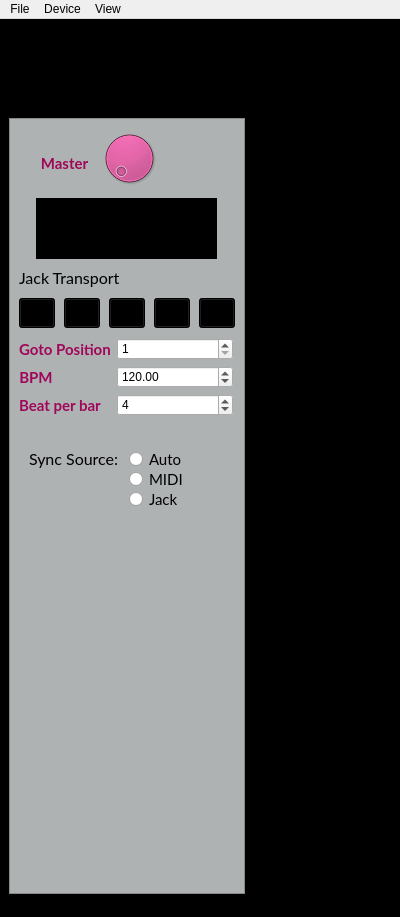
<?xml version="1.0" encoding="UTF-8"?>
<ui version="4.0">
 <class>MainWindow</class>
 <widget class="QMainWindow" name="MainWindow">
  <property name="geometry">
   <rect>
    <x>0</x>
    <y>0</y>
    <width>400</width>
    <height>917</height>
   </rect>
  </property>
  <property name="sizePolicy">
   <sizepolicy hsizetype="MinimumExpanding" vsizetype="MinimumExpanding">
    <horstretch>0</horstretch>
    <verstretch>0</verstretch>
   </sizepolicy>
  </property>
  <property name="windowTitle">
   <string>Super Boucle</string>
  </property>
  <property name="windowIcon">
   <iconset resource="gui.qrc">
    <normaloff>:/icons/icons/icon.png</normaloff>:/icons/icons/icon.png</iconset>
  </property>
  <property name="styleSheet">
   <string notr="true">QMainWindow {background-color: black;}</string>
  </property>
  <widget class="QWidget" name="centralwidget">
   <property name="sizePolicy">
    <sizepolicy hsizetype="MinimumExpanding" vsizetype="MinimumExpanding">
     <horstretch>0</horstretch>
     <verstretch>0</verstretch>
    </sizepolicy>
   </property>
   <property name="styleSheet">
    <string notr="true">#centralwidget {background-color: Black;}</string>
   </property>
   <layout class="QHBoxLayout" name="horizontalLayout" stretch="0,9">
    <property name="spacing">
     <number>6</number>
    </property>
    <property name="sizeConstraint">
     <enum>QLayout::SetFixedSize</enum>
    </property>
    <item>
     <layout class="QVBoxLayout" name="verticalLayout" stretch="0">
      <property name="sizeConstraint">
       <enum>QLayout::SetMinimumSize</enum>
      </property>
      <item>
       <widget class="QFrame" name="frame_out">
        <property name="sizePolicy">
         <sizepolicy hsizetype="Minimum" vsizetype="Minimum">
          <horstretch>0</horstretch>
          <verstretch>0</verstretch>
         </sizepolicy>
        </property>
        <property name="minimumSize">
         <size>
          <width>236</width>
          <height>875</height>
         </size>
        </property>
        <property name="frameShape">
         <enum>QFrame::NoFrame</enum>
        </property>
        <property name="frameShadow">
         <enum>QFrame::Raised</enum>
        </property>
        <widget class="QLabel" name="label_7">
         <property name="geometry">
          <rect>
           <x>50</x>
           <y>0</y>
           <width>120</width>
           <height>85</height>
          </rect>
         </property>
         <property name="sizePolicy">
          <sizepolicy hsizetype="Fixed" vsizetype="Fixed">
           <horstretch>0</horstretch>
           <verstretch>0</verstretch>
          </sizepolicy>
         </property>
         <property name="text">
          <string notr="true"/>
         </property>
         <property name="pixmap">
          <pixmap resource="gui.qrc">:/icons/icons/logo.png</pixmap>
         </property>
         <property name="alignment">
          <set>Qt::AlignCenter</set>
         </property>
        </widget>
        <widget class="QFrame" name="frame_in">
         <property name="geometry">
          <rect>
           <x>0</x>
           <y>90</y>
           <width>236</width>
           <height>776</height>
          </rect>
         </property>
         <property name="styleSheet">
          <string notr="true">#frame_in {
background-color: rgb(175, 178, 178);}</string>
         </property>
         <property name="frameShape">
          <enum>QFrame::StyledPanel</enum>
         </property>
         <property name="frameShadow">
          <enum>QFrame::Raised</enum>
         </property>
         <property name="lineWidth">
          <number>0</number>
         </property>
         <widget class="QSuperDial" name="master_volume">
          <property name="geometry">
           <rect>
            <x>90</x>
            <y>10</y>
            <width>60</width>
            <height>60</height>
           </rect>
          </property>
          <property name="maximumSize">
           <size>
            <width>60</width>
            <height>60</height>
           </size>
          </property>
          <property name="styleSheet">
           <string notr="true">background-color: rgb(223, 27, 130);
color: black;</string>
          </property>
          <property name="maximum">
           <number>256</number>
          </property>
         </widget>
         <widget class="QLabel" name="master_label">
          <property name="geometry">
           <rect>
            <x>10</x>
            <y>30</y>
            <width>91</width>
            <height>30</height>
           </rect>
          </property>
          <property name="font">
           <font>
            <family>Lato</family>
            <pointsize>11</pointsize>
            <weight>75</weight>
            <bold>true</bold>
            <kerning>true</kerning>
           </font>
          </property>
          <property name="styleSheet">
           <string notr="true">color: rgb(160, 6, 89);</string>
          </property>
          <property name="text">
           <string>Master</string>
          </property>
          <property name="alignment">
           <set>Qt::AlignCenter</set>
          </property>
         </widget>
         <widget class="QPushButton" name="playButton">
          <property name="geometry">
           <rect>
            <x>55</x>
            <y>180</y>
            <width>36</width>
            <height>30</height>
           </rect>
          </property>
          <property name="toolTip">
           <string>Play</string>
          </property>
          <property name="styleSheet">
           <string notr="true">QPushButton {background-color: rgb(0, 0, 0);}
QPushButton:pressed {background-color: rgb(98, 98, 98);}
</string>
          </property>
          <property name="icon">
           <iconset resource="gui.qrc">
            <normaloff>:/icons/icons/white_play_24.png</normaloff>:/icons/icons/white_play_24.png</iconset>
          </property>
          <property name="iconSize">
           <size>
            <width>24</width>
            <height>24</height>
           </size>
          </property>
         </widget>
         <widget class="QPushButton" name="pauseButton">
          <property name="geometry">
           <rect>
            <x>100</x>
            <y>180</y>
            <width>36</width>
            <height>30</height>
           </rect>
          </property>
          <property name="toolTip">
           <string>Pause</string>
          </property>
          <property name="styleSheet">
           <string notr="true">QPushButton {background-color: rgb(0, 0, 0);}
QPushButton:pressed {background-color: rgb(98, 98, 98);}
</string>
          </property>
          <property name="icon">
           <iconset resource="gui.qrc">
            <normaloff>:/icons/icons/white_pause_24.png</normaloff>:/icons/icons/white_pause_24.png</iconset>
          </property>
          <property name="iconSize">
           <size>
            <width>24</width>
            <height>24</height>
           </size>
          </property>
         </widget>
         <widget class="QPushButton" name="rewindButton">
          <property name="geometry">
           <rect>
            <x>10</x>
            <y>180</y>
            <width>36</width>
            <height>30</height>
           </rect>
          </property>
          <property name="toolTip">
           <string>Rewind</string>
          </property>
          <property name="styleSheet">
           <string notr="true">QPushButton {background-color: rgb(0, 0, 0);}
QPushButton:pressed {background-color: rgb(98, 98, 98);}
</string>
          </property>
          <property name="icon">
           <iconset resource="gui.qrc">
            <normaloff>:/icons/icons/white_rewind_24.png</normaloff>:/icons/icons/white_rewind_24.png</iconset>
          </property>
          <property name="iconSize">
           <size>
            <width>24</width>
            <height>24</height>
           </size>
          </property>
         </widget>
         <widget class="QLabel" name="bbtLabel">
          <property name="geometry">
           <rect>
            <x>27</x>
            <y>80</y>
            <width>181</width>
            <height>61</height>
           </rect>
          </property>
          <property name="font">
           <font>
            <family>Lato</family>
            <pointsize>14</pointsize>
            <weight>75</weight>
            <bold>true</bold>
            <kerning>true</kerning>
           </font>
          </property>
          <property name="styleSheet">
           <string notr="true">background-color: black;
color: rgb(0, 255, 0);</string>
          </property>
          <property name="text">
           <string/>
          </property>
          <property name="alignment">
           <set>Qt::AlignCenter</set>
          </property>
         </widget>
         <widget class="QPushButton" name="gotoButton">
          <property name="geometry">
           <rect>
            <x>190</x>
            <y>180</y>
            <width>36</width>
            <height>30</height>
           </rect>
          </property>
          <property name="toolTip">
           <string>Go to</string>
          </property>
          <property name="styleSheet">
           <string notr="true">QPushButton {background-color: rgb(0, 0, 0);}
QPushButton:pressed {background-color: rgb(98, 98, 98);}
</string>
          </property>
          <property name="icon">
           <iconset resource="gui.qrc">
            <normaloff>:/icons/icons/white_goto_24.png</normaloff>:/icons/icons/white_goto_24.png</iconset>
          </property>
          <property name="iconSize">
           <size>
            <width>24</width>
            <height>24</height>
           </size>
          </property>
         </widget>
         <widget class="QWidget" name="formLayoutWidget">
          <property name="geometry">
           <rect>
            <x>10</x>
            <y>220</y>
            <width>214</width>
            <height>91</height>
           </rect>
          </property>
          <layout class="QFormLayout" name="formLayout_2">
           <item row="1" column="0">
            <widget class="QLabel" name="label_10">
             <property name="font">
              <font>
               <family>Lato</family>
               <pointsize>11</pointsize>
               <weight>75</weight>
               <bold>true</bold>
               <kerning>true</kerning>
              </font>
             </property>
             <property name="styleSheet">
              <string notr="true">color: rgb(160, 6, 89);</string>
             </property>
             <property name="text">
              <string>BPM</string>
             </property>
             <property name="alignment">
              <set>Qt::AlignCenter</set>
             </property>
            </widget>
           </item>
           <item row="1" column="1">
            <widget class="QDoubleSpinBox" name="bpm">
             <property name="minimum">
              <double>1.000000000000000</double>
             </property>
             <property name="maximum">
              <double>400.000000000000000</double>
             </property>
             <property name="value">
              <double>120.000000000000000</double>
             </property>
            </widget>
           </item>
           <item row="2" column="0">
            <widget class="QLabel" name="label_11">
             <property name="font">
              <font>
               <family>Lato</family>
               <pointsize>11</pointsize>
               <weight>75</weight>
               <bold>true</bold>
               <kerning>true</kerning>
              </font>
             </property>
             <property name="styleSheet">
              <string notr="true">color: rgb(160, 6, 89);</string>
             </property>
             <property name="text">
              <string>Beat per bar</string>
             </property>
             <property name="alignment">
              <set>Qt::AlignCenter</set>
             </property>
            </widget>
           </item>
           <item row="2" column="1">
            <widget class="QSpinBox" name="beat_per_bar">
             <property name="minimum">
              <number>1</number>
             </property>
             <property name="value">
              <number>4</number>
             </property>
            </widget>
           </item>
           <item row="0" column="0">
            <widget class="QLabel" name="label_12">
             <property name="font">
              <font>
               <family>Lato</family>
               <pointsize>11</pointsize>
               <weight>75</weight>
               <bold>true</bold>
               <kerning>true</kerning>
              </font>
             </property>
             <property name="styleSheet">
              <string notr="true">color: rgb(160, 6, 89);</string>
             </property>
             <property name="text">
              <string>Goto Position</string>
             </property>
             <property name="alignment">
              <set>Qt::AlignCenter</set>
             </property>
            </widget>
           </item>
           <item row="0" column="1">
            <widget class="QSpinBox" name="gotoTarget">
             <property name="minimum">
              <number>1</number>
             </property>
             <property name="maximum">
              <number>999999999</number>
             </property>
            </widget>
           </item>
          </layout>
         </widget>
         <widget class="QPushButton" name="recordButton">
          <property name="geometry">
           <rect>
            <x>145</x>
            <y>180</y>
            <width>36</width>
            <height>30</height>
           </rect>
          </property>
          <property name="toolTip">
           <string>Pause</string>
          </property>
          <property name="styleSheet">
           <string notr="true">QPushButton {background-color: rgb(0, 0, 0);}
QPushButton:pressed {background-color: rgb(98, 98, 98);}
</string>
          </property>
          <property name="icon">
           <iconset resource="gui.qrc">
            <normaloff>:/icons/icons/record_24.png</normaloff>:/icons/icons/record_24.png</iconset>
          </property>
          <property name="iconSize">
           <size>
            <width>24</width>
            <height>24</height>
           </size>
          </property>
         </widget>
         <widget class="QLabel" name="jack_transport_label">
          <property name="geometry">
           <rect>
            <x>10</x>
            <y>150</y>
            <width>121</width>
            <height>20</height>
           </rect>
          </property>
          <property name="font">
           <font>
            <family>Lato</family>
            <pointsize>12</pointsize>
           </font>
          </property>
          <property name="text">
           <string>Jack Transport</string>
          </property>
         </widget>
         <widget class="QFrame" name="frame">
          <property name="geometry">
           <rect>
            <x>10</x>
            <y>320</y>
            <width>181</width>
            <height>81</height>
           </rect>
          </property>
          <property name="frameShape">
           <enum>QFrame::NoFrame</enum>
          </property>
          <property name="frameShadow">
           <enum>QFrame::Raised</enum>
          </property>
          <property name="lineWidth">
           <number>0</number>
          </property>
          <widget class="QLabel" name="sync_source_label">
           <property name="geometry">
            <rect>
             <x>10</x>
             <y>10</y>
             <width>90</width>
             <height>21</height>
            </rect>
           </property>
           <property name="font">
            <font>
             <family>Lato</family>
             <pointsize>12</pointsize>
            </font>
           </property>
           <property name="text">
            <string>Sync Source:</string>
           </property>
          </widget>
          <widget class="QRadioButton" name="sync_auto">
           <property name="geometry">
            <rect>
             <x>110</x>
             <y>10</y>
             <width>58</width>
             <height>22</height>
            </rect>
           </property>
           <property name="sizePolicy">
            <sizepolicy hsizetype="Fixed" vsizetype="Fixed">
             <horstretch>0</horstretch>
             <verstretch>0</verstretch>
            </sizepolicy>
           </property>
           <property name="font">
            <font>
             <family>Lato</family>
             <pointsize>11</pointsize>
            </font>
           </property>
           <property name="text">
            <string>Auto</string>
           </property>
          </widget>
          <widget class="QRadioButton" name="sync_jack">
           <property name="geometry">
            <rect>
             <x>110</x>
             <y>50</y>
             <width>54</width>
             <height>22</height>
            </rect>
           </property>
           <property name="sizePolicy">
            <sizepolicy hsizetype="Fixed" vsizetype="Fixed">
             <horstretch>0</horstretch>
             <verstretch>0</verstretch>
            </sizepolicy>
           </property>
           <property name="font">
            <font>
             <family>Lato</family>
             <pointsize>11</pointsize>
            </font>
           </property>
           <property name="text">
            <string>Jack</string>
           </property>
          </widget>
          <widget class="QRadioButton" name="sync_midi">
           <property name="geometry">
            <rect>
             <x>110</x>
             <y>30</y>
             <width>59</width>
             <height>22</height>
            </rect>
           </property>
           <property name="sizePolicy">
            <sizepolicy hsizetype="Fixed" vsizetype="Fixed">
             <horstretch>0</horstretch>
             <verstretch>0</verstretch>
            </sizepolicy>
           </property>
           <property name="font">
            <font>
             <family>Lato</family>
             <pointsize>11</pointsize>
            </font>
           </property>
           <property name="text">
            <string>MIDI</string>
           </property>
          </widget>
          <widget class="QLabel" name="sync_description">
           <property name="geometry">
            <rect>
             <x>10</x>
             <y>40</y>
             <width>91</width>
             <height>31</height>
            </rect>
           </property>
           <property name="font">
            <font>
             <family>Lato</family>
             <pointsize>11</pointsize>
            </font>
           </property>
           <property name="text">
            <string/>
           </property>
          </widget>
         </widget>
        </widget>
       </widget>
      </item>
     </layout>
    </item>
    <item>
     <layout class="QGridLayout" name="gridLayout_out">
      <property name="leftMargin">
       <number>12</number>
      </property>
      <property name="spacing">
       <number>0</number>
      </property>
      <item row="0" column="2">
       <spacer name="horizontalSpacer">
        <property name="orientation">
         <enum>Qt::Horizontal</enum>
        </property>
        <property name="sizeHint" stdset="0">
         <size>
          <width>0</width>
          <height>20</height>
         </size>
        </property>
       </spacer>
      </item>
      <item row="0" column="0">
       <layout class="QGridLayout" name="gridLayout">
        <property name="sizeConstraint">
         <enum>QLayout::SetMinimumSize</enum>
        </property>
        <property name="spacing">
         <number>0</number>
        </property>
       </layout>
      </item>
      <item row="2" column="0">
       <spacer name="verticalSpacer_2">
        <property name="orientation">
         <enum>Qt::Vertical</enum>
        </property>
        <property name="sizeType">
         <enum>QSizePolicy::Expanding</enum>
        </property>
        <property name="sizeHint" stdset="0">
         <size>
          <width>20</width>
          <height>0</height>
         </size>
        </property>
       </spacer>
      </item>
      <item row="1" column="0">
       <spacer name="verticalSpacer">
        <property name="orientation">
         <enum>Qt::Vertical</enum>
        </property>
        <property name="sizeHint" stdset="0">
         <size>
          <width>20</width>
          <height>0</height>
         </size>
        </property>
       </spacer>
      </item>
      <item row="3" column="0">
       <spacer name="verticalSpacer_4">
        <property name="orientation">
         <enum>Qt::Vertical</enum>
        </property>
        <property name="sizeHint" stdset="0">
         <size>
          <width>20</width>
          <height>0</height>
         </size>
        </property>
       </spacer>
      </item>
      <item row="4" column="0">
       <spacer name="verticalSpacer_3">
        <property name="orientation">
         <enum>Qt::Vertical</enum>
        </property>
        <property name="sizeHint" stdset="0">
         <size>
          <width>20</width>
          <height>0</height>
         </size>
        </property>
       </spacer>
      </item>
     </layout>
    </item>
   </layout>
  </widget>
  <widget class="QMenuBar" name="menubar">
   <property name="geometry">
    <rect>
     <x>0</x>
     <y>0</y>
     <width>400</width>
     <height>22</height>
    </rect>
   </property>
   <widget class="QMenu" name="menuFile">
    <property name="title">
     <string>File</string>
    </property>
    <addaction name="actionNew"/>
    <addaction name="actionOpen"/>
    <addaction name="actionSave"/>
    <addaction name="actionSave_As"/>
    <addaction name="actionQuit"/>
   </widget>
   <widget class="QMenu" name="menuDevice">
    <property name="title">
     <string>Device</string>
    </property>
    <addaction name="actionAdd_Device"/>
    <addaction name="actionManage_Devices"/>
    <addaction name="separator"/>
   </widget>
   <widget class="QMenu" name="menuView">
    <property name="title">
     <string>View</string>
    </property>
    <addaction name="actionFullScreen"/>
    <addaction name="separator"/>
    <addaction name="actionScene_Manager"/>
    <addaction name="actionPlaylist_Editor"/>
    <addaction name="actionPort_Manager"/>
   </widget>
   <addaction name="menuFile"/>
   <addaction name="menuDevice"/>
   <addaction name="menuView"/>
  </widget>
  <action name="actionNew">
   <property name="text">
    <string>New...</string>
   </property>
   <property name="shortcut">
    <string>Ctrl+N</string>
   </property>
  </action>
  <action name="actionOpen">
   <property name="text">
    <string>Open...</string>
   </property>
   <property name="shortcut">
    <string>Ctrl+O</string>
   </property>
  </action>
  <action name="actionSave">
   <property name="text">
    <string>Save</string>
   </property>
   <property name="shortcut">
    <string>Ctrl+S</string>
   </property>
  </action>
  <action name="actionQuit">
   <property name="text">
    <string>Quit</string>
   </property>
   <property name="shortcut">
    <string>Ctrl+Q</string>
   </property>
  </action>
  <action name="actionSave_As">
   <property name="text">
    <string>Save As...</string>
   </property>
   <property name="shortcut">
    <string>Ctrl+Shift+S</string>
   </property>
  </action>
  <action name="actionAdd_Device">
   <property name="text">
    <string>Add Device...</string>
   </property>
  </action>
  <action name="actionFullScreen">
   <property name="text">
    <string>FullScreen</string>
   </property>
   <property name="shortcut">
    <string>F11</string>
   </property>
   <property name="shortcutContext">
    <enum>Qt::ApplicationShortcut</enum>
   </property>
  </action>
  <action name="actionManage_Devices">
   <property name="text">
    <string>Manage Devices...</string>
   </property>
   <property name="shortcut">
    <string>Ctrl+D</string>
   </property>
  </action>
  <action name="actionPlaylist_Editor">
   <property name="text">
    <string>Playlist Editor</string>
   </property>
   <property name="shortcut">
    <string>Ctrl+P</string>
   </property>
  </action>
  <action name="actionPort_Manager">
   <property name="text">
    <string>Port Manager</string>
   </property>
   <property name="shortcut">
    <string>Ctrl+M</string>
   </property>
  </action>
  <action name="actionScene_Manager">
   <property name="text">
    <string>Scene Manager</string>
   </property>
   <property name="shortcut">
    <string>Ctrl+E</string>
   </property>
  </action>
 </widget>
 <customwidgets>
  <customwidget>
   <class>QSuperDial</class>
   <extends>QDial</extends>
   <header>superboucle/qsuperdial.h</header>
  </customwidget>
 </customwidgets>
 <resources>
  <include location="gui.qrc"/>
 </resources>
 <connections/>
</ui>
